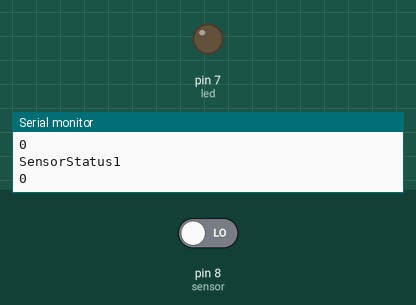
Bench run of a sketch on a simulated Arduino Uno, built with avr-gcc and run on an emulated ATmega328P. Shown: output pins drawn as LEDs (lit = HIGH), the last lines printed to the serial monitor. The inputs (shaded band) are chosen by the test bench; at power-on: pin 8 (sensor) LOW.

Above: at 1.2 s.
1.3 s: pin 8 (sensor) driven HIGH
At 2.3 s:
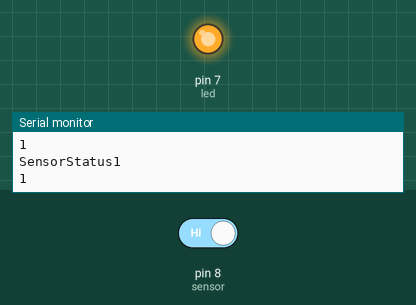
2.9 s: pin 8 (sensor) driven LOW
At 3.8 s:
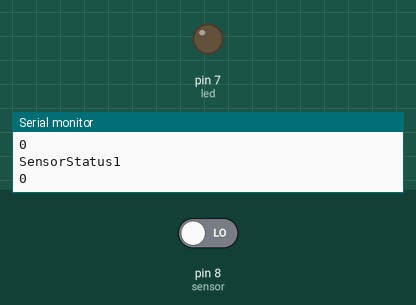
Timing chart, 0 to 5.9 s (numbered marks = the images above; inputs shaded):
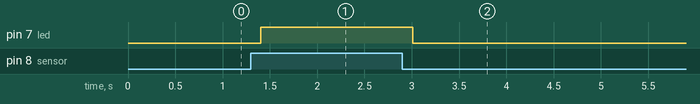

Measured:
- after the input at 1.3 s, pin 7 (led): LOW → HIGH after 0.11 s
- after the input at 2.9 s, pin 7 (led): HIGH → LOW after 0.11 s

The sketch:

HALL_MAGNETIC.ino
```cpp
int sensor = 8;
int led = 7;
int sensorStatus = 0;

void setup ()
{
  pinMode (led, OUTPUT);
  Serial.begin (9600);
}

void loop ()
{
  sensorStatus = digitalRead (sensor);
  Serial.println("SensorStatus1");
   Serial.println (sensorStatus);
   delay(100);
    if (sensorStatus == HIGH)
            {
              digitalWrite(led, HIGH);
              Serial.println("SensorStatus");
              Serial.println(sensorStatus);
            }

          else
            {
              digitalWrite(led, LOW);
              Serial.println("SensorStatus");
              Serial.println(sensorStatus);
            }
}
```
